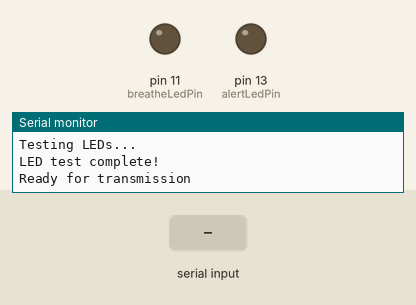
A sketch run on a simulated Arduino Uno, built with avr-gcc and run on an emulated ATmega328P. Shown: output pins drawn as LEDs (lit = HIGH), the last lines printed to the serial monitor. Dashed ring = blinking. The inputs (shaded band) are chosen by the test bench.

Above: at 2.2 s.
2.3 s: "SERVO,START\n" received over Serial
5.3 s: "SERVO,STOP\n" received over Serial
At 6.2 s:
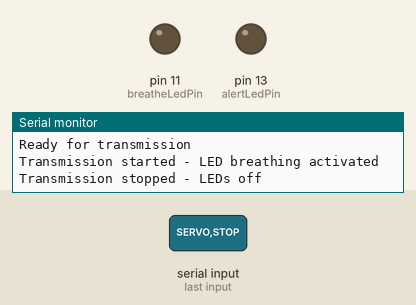
6.8 s: "SERVO,ALERT\n" received over Serial
At 7.06 s:
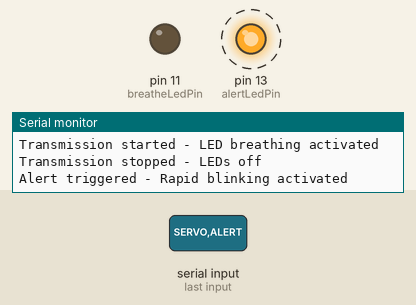
Timing chart, 0 to 15.8 s (numbered marks = the images above; inputs shaded):
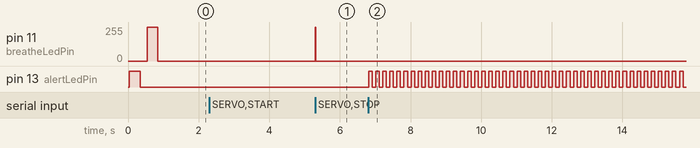

Measured:
- after the input at 2.3 s, pin 11 (breatheLedPin): 0/255 → 252/255 after 3.0 s
- after the input at 5.3 s, pin 11 (breatheLedPin): 252/255 → 0/255 at once
- after the input at 6.8 s, pin 13 (alertLedPin): alternates HIGH for 0.10 s and LOW for 0.10 s, starting at once

The sketch:

Arduino_LED_Control.ino
```cpp
/**
 * Arduino Sketch for LED Control via Web Serial API
 *
 * This sketch receives commands from the web application and controls LEDs.
 * Commands: "SERVO,START" - Start breathing LED on pin 11
 *           "SERVO,STOP" - Stop and turn off LEDs
 *           "SERVO,ALERT" - Trigger blinking alert on pin 13
 *
 * Note: Uses "SERVO" prefix to match the web app's command format
 *
 * Upload this sketch to your Arduino using the Arduino IDE.
 * Then use the web app to connect via Web Serial API.
 */

// LED pins
const int breatheLedPin = 11;  // PWM LED for breathing effect
const int alertLedPin = 13;    // LED for alert blinking

// State flags
bool loopActive = false;       // flag to control breathing loop
bool alertActive = false;      // flag to control alert blinking

// Breathing LED variables
int breatheValue = 0;
int breatheDirection = 1;
unsigned long lastBreatheUpdate = 0;
int breatheSpeed = 5;          // milliseconds between updates

// Alert LED variables
unsigned long lastAlertBlink = 0;
int alertBlinkInterval = 100;  // milliseconds (faster blinking)
bool alertLedState = false;
int alertCycleCount = 0;
const int maxAlertCycles = 50;  // Number of blinks before auto-stop

void setup() {
  // Initialize serial communication at 9600 baud
  Serial.begin(9600);

  // Initialize LED pins as output
  pinMode(breatheLedPin, OUTPUT);
  pinMode(alertLedPin, OUTPUT);

  // Start with LEDs off
  analogWrite(breatheLedPin, 0);
  digitalWrite(alertLedPin, LOW);

  Serial.println("Arduino ready - waiting for commands");
  Serial.println("Commands: SERVO,START / SERVO,STOP / SERVO,ALERT");

  // Startup test - blink both LEDs to confirm they work
  Serial.println("Testing LEDs...");
  digitalWrite(alertLedPin, HIGH);
  delay(300);
  digitalWrite(alertLedPin, LOW);
  delay(200);
  analogWrite(breatheLedPin, 255);
  delay(300);
  analogWrite(breatheLedPin, 0);
  delay(200);
  Serial.println("LED test complete!");
  Serial.println("Ready for transmission");
}

void loop() {
  // Update breathing LED (non-blocking)
  updateBreathingLED();

  // Update alert LED blinking if alert is active
  if (alertActive) {
    updateAlertLED();

    // Check if alert cycle limit reached
    if (alertCycleCount >= maxAlertCycles) {
      alertActive = false;
      alertCycleCount = 0;
      digitalWrite(alertLedPin, LOW);
      Serial.println("Alert complete - LED off");
    }
  } else {
    digitalWrite(alertLedPin, LOW);  // Turn off alert LED when not alerting
  }

  // Check for incoming serial commands from web app
  if (Serial.available() > 0) {
    String command = Serial.readStringUntil('\n');
    command.trim(); // Remove whitespace

    // Parse command format: "SERVO,START", "SERVO,STOP", or "SERVO,ALERT"
    // (Using "SERVO" prefix to match the web app's command format)
    if (command.startsWith("SERVO,START")) {
      loopActive = true;
      alertActive = false;
      Serial.println("Transmission started - LED breathing activated");
    }
    else if (command.startsWith("SERVO,STOP")) {
      loopActive = false;
      alertActive = false;
      analogWrite(breatheLedPin, 0);
      digitalWrite(alertLedPin, LOW);
      Serial.println("Transmission stopped - LEDs off");
    }
    else if (command.startsWith("SERVO,ALERT")) {
      alertActive = true;
      loopActive = false;
      alertCycleCount = 0;  // Reset cycle counter
      analogWrite(breatheLedPin, 0);  // Turn off breathing LED during alert
      Serial.println("Alert triggered - Rapid blinking activated");
    }
  }

  delay(1);  // Small delay for stability
}

// Non-blocking breathing LED function
void updateBreathingLED() {
  // Only update if loop is active
  if (!loopActive) {
    analogWrite(breatheLedPin, 0);  // Turn off when not transmitting
    return;
  }

  unsigned long currentMillis = millis();
  if (currentMillis - lastBreatheUpdate >= breatheSpeed) {
    lastBreatheUpdate = currentMillis;

    // Update breathing value
    breatheValue += breatheDirection * 3;

    // Reverse direction at extremes
    if (breatheValue >= 255) {
      breatheValue = 255;
      breatheDirection = -1;
    } else if (breatheValue <= 0) {
      breatheValue = 0;
      breatheDirection = 1;
    }

    // Write PWM value to LED
    analogWrite(breatheLedPin, breatheValue);
  }
}

// Non-blocking alert LED blinking function
void updateAlertLED() {
  unsigned long currentMillis = millis();
  if (currentMillis - lastAlertBlink >= alertBlinkInterval) {
    lastAlertBlink = currentMillis;
    alertLedState = !alertLedState;
    digitalWrite(alertLedPin, alertLedState ? HIGH : LOW);

    // Increment cycle counter on each blink
    if (alertLedState == false) {  // Count on the off transition
      alertCycleCount++;
    }
  }
}
```
